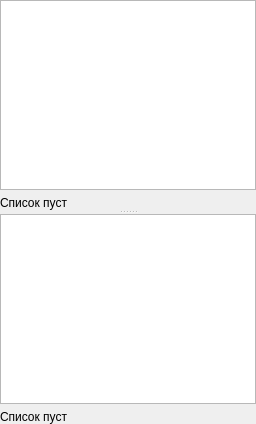
           <widget class="QWidget" name="pnlJobTickets" native="true">
            <property name="sizePolicy">
             <sizepolicy hsizetype="Preferred" vsizetype="Preferred">
              <horstretch>10</horstretch>
              <verstretch>0</verstretch>
             </sizepolicy>
            </property>
            <layout class="QVBoxLayout" name="verticalLayout_7">
             <property name="spacing">
              <number>0</number>
             </property>
             <property name="margin">
              <number>0</number>
             </property>
             <item>
              <widget class="QSplitter" name="splitter_3">
               <property name="orientation">
                <enum>Qt::Vertical</enum>
               </property>
               <widget class="QWidget" name="pnlTickets" native="true">
                <layout class="QVBoxLayout" name="verticalLayout_8">
                 <property name="margin">
                  <number>0</number>
                 </property>
                 <item>
                  <widget class="CTableView" name="tblJobTickets">
                   <property name="sizePolicy">
                    <sizepolicy hsizetype="Expanding" vsizetype="Expanding">
                     <horstretch>0</horstretch>
                     <verstretch>0</verstretch>
                    </sizepolicy>
                   </property>
                  </widget>
                 </item>
                 <item>
                  <widget class="QLabel" name="lblTicketsCount">
                   <property name="text">
                    <string>Список пуст</string>
                   </property>
                  </widget>
                 </item>
                </layout>
               </widget>
               <widget class="QWidget" name="pnlActions" native="true">
                <layout class="QVBoxLayout" name="verticalLayout_9">
                 <property name="margin">
                  <number>0</number>
                 </property>
                 <item>
                  <widget class="CTableView" name="tblJobTicketActions"/>
                 </item>
                 <item>
                  <widget class="QLabel" name="lblActionsCount">
                   <property name="text">
                    <string>Список пуст</string>
                   </property>
                  </widget>
                 </item>
                </layout>
               </widget>
              </widget>
             </item>
            </layout>
           </widget>
